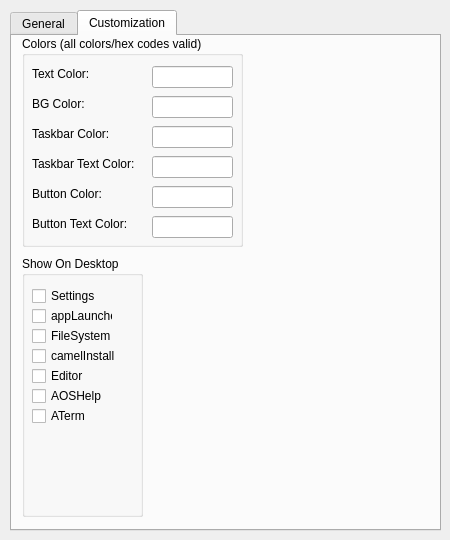
<?xml version="1.0" encoding="UTF-8"?>
<ui version="4.0">
 <class>Form</class>
 <widget class="QWidget" name="Form">
  <property name="geometry">
   <rect>
    <x>0</x>
    <y>0</y>
    <width>450</width>
    <height>540</height>
   </rect>
  </property>
  <property name="windowTitle">
   <string>Form</string>
  </property>
  <widget class="QTabWidget" name="tabWidget">
   <property name="geometry">
    <rect>
     <x>10</x>
     <y>10</y>
     <width>431</width>
     <height>521</height>
    </rect>
   </property>
   <property name="currentIndex">
    <number>1</number>
   </property>
   <property name="tabsClosable">
    <bool>false</bool>
   </property>
   <property name="movable">
    <bool>false</bool>
   </property>
   <widget class="QWidget" name="general">
    <attribute name="title">
     <string>General</string>
    </attribute>
    <widget class="QGroupBox" name="groupBox">
     <property name="geometry">
      <rect>
       <x>10</x>
       <y>0</y>
       <width>251</width>
       <height>81</height>
      </rect>
     </property>
     <property name="title">
      <string>User</string>
     </property>
     <widget class="QLabel" name="label">
      <property name="geometry">
       <rect>
        <x>20</x>
        <y>20</y>
        <width>81</width>
        <height>21</height>
       </rect>
      </property>
      <property name="text">
       <string>Username:</string>
      </property>
     </widget>
     <widget class="QLineEdit" name="lineEdit">
      <property name="geometry">
       <rect>
        <x>100</x>
        <y>20</y>
        <width>131</width>
        <height>21</height>
       </rect>
      </property>
     </widget>
     <widget class="QLabel" name="label_2">
      <property name="geometry">
       <rect>
        <x>20</x>
        <y>50</y>
        <width>81</width>
        <height>21</height>
       </rect>
      </property>
      <property name="text">
       <string>Password:</string>
      </property>
     </widget>
     <widget class="QLineEdit" name="lineEdit_2">
      <property name="geometry">
       <rect>
        <x>100</x>
        <y>50</y>
        <width>131</width>
        <height>21</height>
       </rect>
      </property>
      <property name="inputMask">
       <string/>
      </property>
      <property name="echoMode">
       <enum>QLineEdit::Password</enum>
      </property>
     </widget>
    </widget>
   </widget>
   <widget class="QWidget" name="customization">
    <attribute name="title">
     <string>Customization</string>
    </attribute>
    <widget class="QGroupBox" name="groupBox_2">
     <property name="geometry">
      <rect>
       <x>10</x>
       <y>0</y>
       <width>221</width>
       <height>211</height>
      </rect>
     </property>
     <property name="title">
      <string>Colors (all colors/hex codes valid)</string>
     </property>
     <widget class="QLabel" name="label_3">
      <property name="geometry">
       <rect>
        <x>10</x>
        <y>30</y>
        <width>71</width>
        <height>16</height>
       </rect>
      </property>
      <property name="text">
       <string>Text Color:</string>
      </property>
     </widget>
     <widget class="QLabel" name="label_4">
      <property name="geometry">
       <rect>
        <x>10</x>
        <y>60</y>
        <width>71</width>
        <height>16</height>
       </rect>
      </property>
      <property name="text">
       <string>BG Color:</string>
      </property>
     </widget>
     <widget class="QLabel" name="label_5">
      <property name="geometry">
       <rect>
        <x>10</x>
        <y>90</y>
        <width>91</width>
        <height>16</height>
       </rect>
      </property>
      <property name="text">
       <string>Taskbar Color:</string>
      </property>
     </widget>
     <widget class="QLabel" name="label_6">
      <property name="geometry">
       <rect>
        <x>10</x>
        <y>120</y>
        <width>121</width>
        <height>16</height>
       </rect>
      </property>
      <property name="text">
       <string>Taskbar Text Color:</string>
      </property>
     </widget>
     <widget class="QLabel" name="label_7">
      <property name="geometry">
       <rect>
        <x>10</x>
        <y>150</y>
        <width>121</width>
        <height>16</height>
       </rect>
      </property>
      <property name="text">
       <string>Button Color:</string>
      </property>
     </widget>
     <widget class="QLabel" name="label_8">
      <property name="geometry">
       <rect>
        <x>10</x>
        <y>180</y>
        <width>121</width>
        <height>16</height>
       </rect>
      </property>
      <property name="text">
       <string>Button Text Color:</string>
      </property>
     </widget>
     <widget class="QLineEdit" name="lineEdit_3">
      <property name="geometry">
       <rect>
        <x>130</x>
        <y>30</y>
        <width>81</width>
        <height>22</height>
       </rect>
      </property>
     </widget>
     <widget class="QLineEdit" name="lineEdit_4">
      <property name="geometry">
       <rect>
        <x>130</x>
        <y>60</y>
        <width>81</width>
        <height>22</height>
       </rect>
      </property>
     </widget>
     <widget class="QLineEdit" name="lineEdit_5">
      <property name="geometry">
       <rect>
        <x>130</x>
        <y>90</y>
        <width>81</width>
        <height>22</height>
       </rect>
      </property>
     </widget>
     <widget class="QLineEdit" name="lineEdit_6">
      <property name="geometry">
       <rect>
        <x>130</x>
        <y>120</y>
        <width>81</width>
        <height>22</height>
       </rect>
      </property>
     </widget>
     <widget class="QLineEdit" name="lineEdit_7">
      <property name="geometry">
       <rect>
        <x>130</x>
        <y>150</y>
        <width>81</width>
        <height>22</height>
       </rect>
      </property>
     </widget>
     <widget class="QLineEdit" name="lineEdit_8">
      <property name="geometry">
       <rect>
        <x>130</x>
        <y>180</y>
        <width>81</width>
        <height>22</height>
       </rect>
      </property>
     </widget>
    </widget>
    <widget class="QGroupBox" name="groupBox_3">
     <property name="geometry">
      <rect>
       <x>10</x>
       <y>220</y>
       <width>121</width>
       <height>261</height>
      </rect>
     </property>
     <property name="title">
      <string>Show On Desktop</string>
     </property>
     <widget class="QCheckBox" name="checkBox">
      <property name="geometry">
       <rect>
        <x>10</x>
        <y>30</y>
        <width>81</width>
        <height>20</height>
       </rect>
      </property>
      <property name="text">
       <string>Settings</string>
      </property>
     </widget>
     <widget class="QCheckBox" name="checkBox_2">
      <property name="geometry">
       <rect>
        <x>10</x>
        <y>50</y>
        <width>81</width>
        <height>20</height>
       </rect>
      </property>
      <property name="text">
       <string>appLauncher</string>
      </property>
     </widget>
     <widget class="QCheckBox" name="checkBox_3">
      <property name="geometry">
       <rect>
        <x>10</x>
        <y>70</y>
        <width>91</width>
        <height>20</height>
       </rect>
      </property>
      <property name="text">
       <string>FileSystem</string>
      </property>
     </widget>
     <widget class="QCheckBox" name="checkBox_4">
      <property name="geometry">
       <rect>
        <x>10</x>
        <y>90</y>
        <width>101</width>
        <height>20</height>
       </rect>
      </property>
      <property name="text">
       <string>camelInstall</string>
      </property>
     </widget>
     <widget class="QCheckBox" name="checkBox_5">
      <property name="geometry">
       <rect>
        <x>10</x>
        <y>110</y>
        <width>81</width>
        <height>20</height>
       </rect>
      </property>
      <property name="text">
       <string>Editor</string>
      </property>
     </widget>
     <widget class="QCheckBox" name="checkBox_6">
      <property name="geometry">
       <rect>
        <x>10</x>
        <y>130</y>
        <width>81</width>
        <height>20</height>
       </rect>
      </property>
      <property name="text">
       <string>AOSHelp</string>
      </property>
     </widget>
     <widget class="QCheckBox" name="checkBox_8">
      <property name="geometry">
       <rect>
        <x>10</x>
        <y>150</y>
        <width>81</width>
        <height>20</height>
       </rect>
      </property>
      <property name="text">
       <string>ATerm</string>
      </property>
     </widget>
    </widget>
   </widget>
  </widget>
 </widget>
 <resources/>
 <connections/>
</ui>
